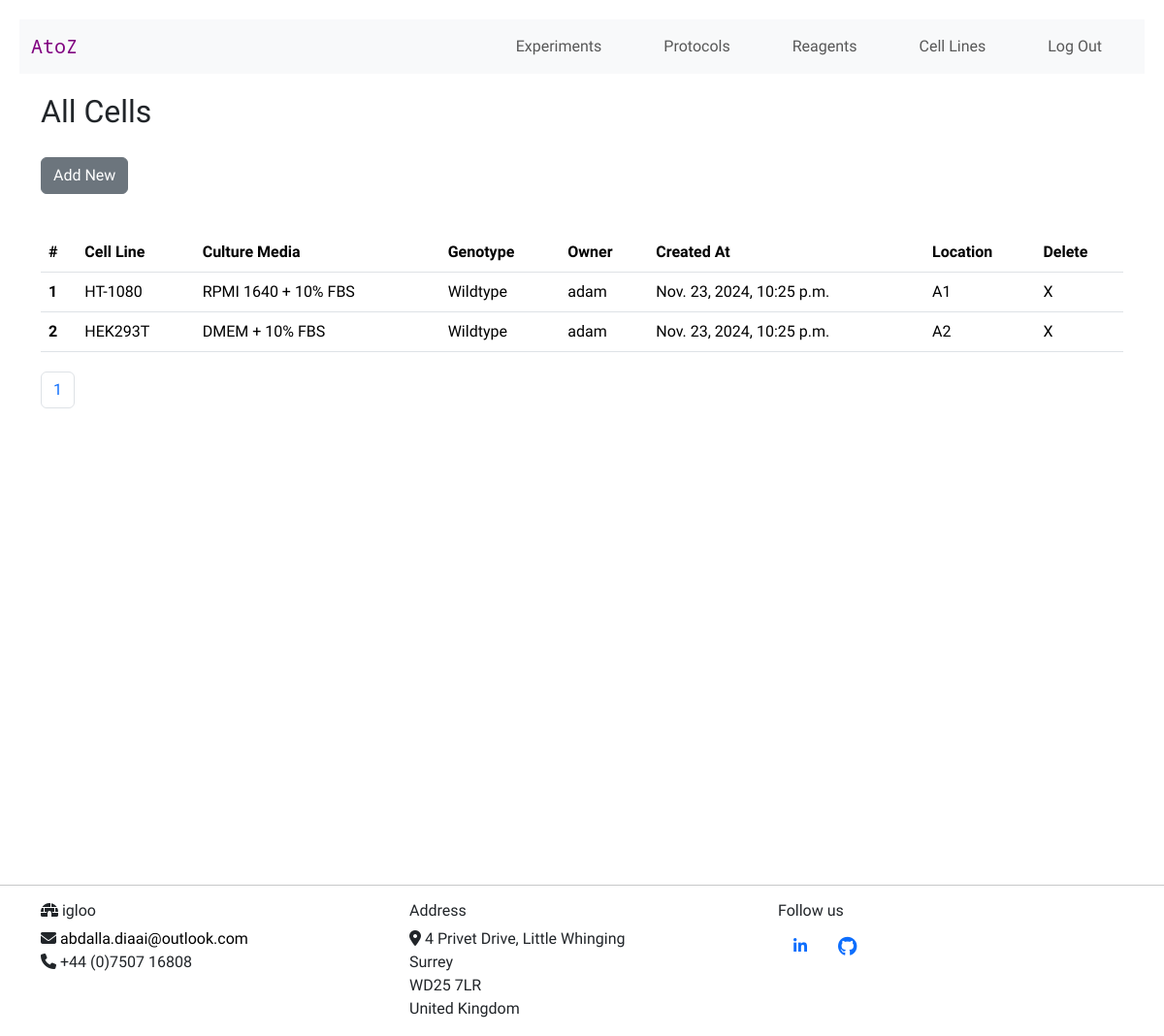
Page /view_cells (signed in) on the earlier database version.
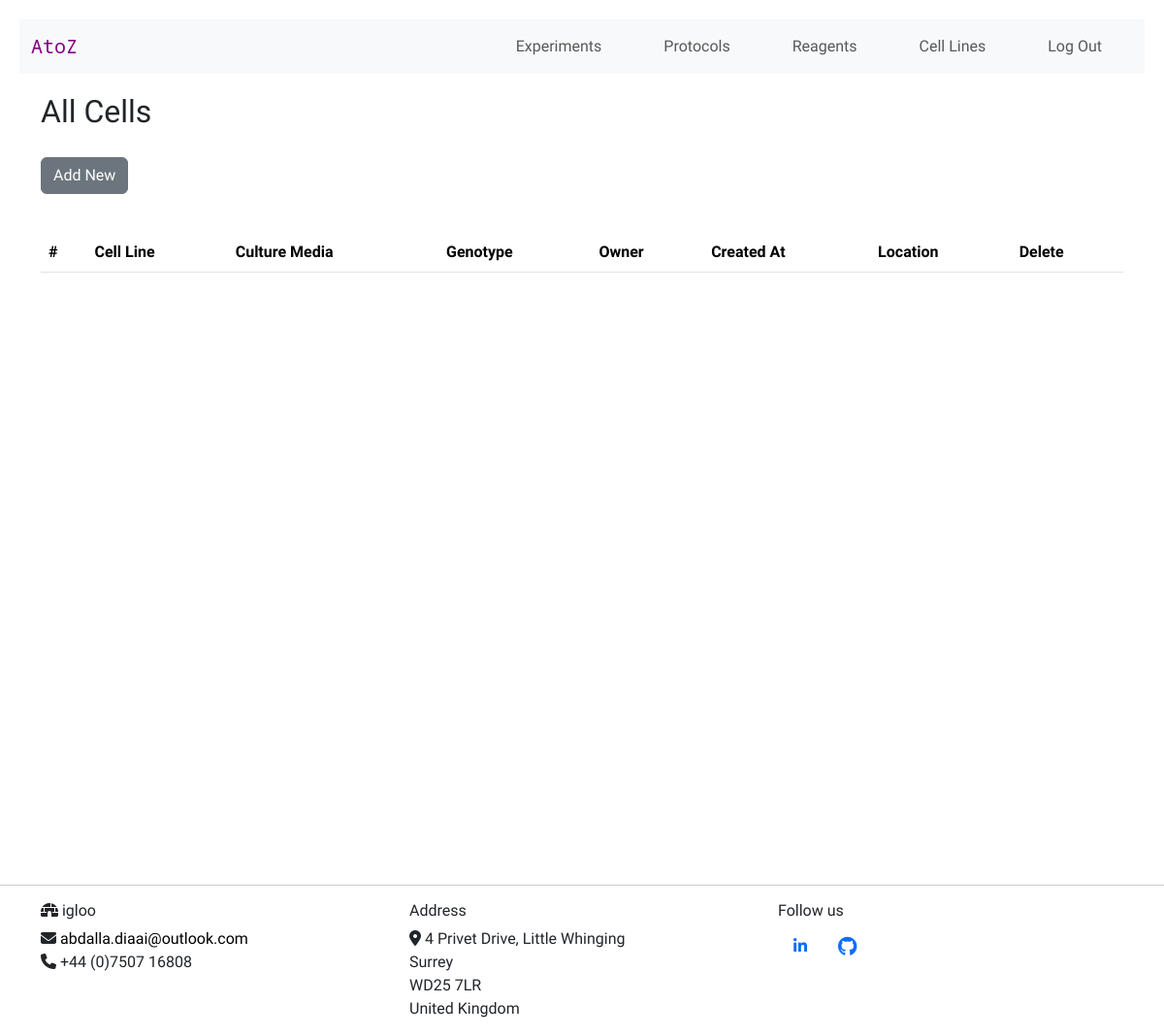
Same page on the later database version.
### reagents/models.py (models this page shows, shortened)
class TimeStampedModel(models.Model):
    created_at = models.DateTimeField(auto_now_add=True)
    updated_at = models.DateTimeField(auto_now=True)
    class Meta:
        abstract = True

class CellLine(TimeStampedModel):
    CHOICES = [("Wildtype", True), ("Modified", False)]
    created = TimeStampedModel.created_at
    cell_name = models.CharField(max_length=300, blank=True, null=True)
    media = models.CharField(max_length=300, blank=True, null=True)
    genotype = models.CharField(max_length=30, choices=CHOICES, default=True)
    owner = models.ForeignKey(settings.AUTH_USER_MODEL, on_delete=models.CASCADE, null=True)
    storage_position = models.CharField(max_length=10, blank=True, null=True)

class User(AbstractUser):
    pass

### reagents/views.py (the view)
# urls.py: path("view_cells", views.view_cells, name="view_cells"),
@login_required
def view_cells(request):
    cells = CellLine.objects.all()
    paginator = Paginator(cells, 10)
    page_number = request.GET.get("page")
    page_obj = paginator.get_page(page_number)
    return render(
        request,
        "reagents/cells.html",
        {"page_obj": page_obj, "paginator": paginator,
         "search_form": CellsSearch()
         }
    )

### reagents/templates/reagents/cells.html (shortened to what this page needs)
{% extends "reagents/layout.html" %}
{% load static %}
{% block body %}
<h2>All Cells</h2>
<a class="btn btn-secondary" href="{% url 'index' %}">Add New</a>
{% if user.is_authenticated %}
<div>
    <table id="table" class="table" id="table" data-toggle="table" data-search="true">
        <thead>
            <tr>
                <th scope="col">#</th>
                <th scope="col">Cell Line</th>
                <th scope="col">Culture Media</th>
                <th scope="col">Genotype</th>
                <th scope="col">Owner</th>
                <th scope="col">Created At</th>
                <th scope="col">Location</th>
                <th scope="col">Delete</th>
            </tr>
        </thead>
        <tbody>
            {% for cell in page_obj %}
            <tr>
                <th scope="row">{{ cell.id }}</th>
                <td>{{ cell.cell_name }}</td>
                <td>{{ cell.media }}</td>
                <td>{{ cell.genotype }}</td>
                <td>{{ cell.owner }}</td>
                <td> {{ cell.created }}</td>
                <td>{{ cell.storage_position }}</td>
                <td><a id="delete" href="{% url 'delete_cell' cell.id %}">X</a></td>
            </tr>
            {% endfor %}
        </tbody>
    </table>
</div>
{% if paginator.count > 0 %}
<nav aria-label="Page navigation example">
    <ul class="pagination">
        {% for page_number in paginator.page_range %}
        {% if page.obj.number == page_number %}
        <li class="page-item active"><a class="page-link" href="">{{ page_number }}</a></li>
        {% else %}
        <li class="page-item"><a class="page-link" href="?page={{ page_number }}">{{ page_number }}</a></li>
        {% endif %}
        {% endfor %}
    </ul>
</nav>
{% endif %}
{% endif %}
{% endblock %}

### reagents/templates/reagents/layout.html (shortened to what this page needs)
{% load static %}
<!DOCTYPE html>
<html lang="en">
<head>
    <link href="https://cdn.jsdelivr.net/npm/bootstrap@5.3.2/dist/css/bootstrap.min.css" rel="stylesheet"
>
    <link href="{% static 'reagents/styles.css' %}" rel="stylesheet">
    <link rel="stylesheet" href="{% static 'reagents/styles.css' %}">
    <link rel="stylesheet" href="https://cdn.jsdelivr.net/npm/bootstrap-table@1.23.5/dist/bootstrap-table.min.css">
</head>
<body>
    <nav class="navbar navbar-expand-lg bg-body-tertiary">
        <div class="container-fluid">
            <a class="navbar-brand" href="{% url 'index' %}">AtoZ</a>
            <div class="collapse navbar-collapse" id="navbarNav">
                <ul class="navbar-nav ms-auto mb-2 mb-lg-0">
                    {% if user.is_authenticated %}
                    <li class="nav-item px-4">
                        <a class="nav-link" href="{% url 'view_experiments' %}">Experiments</a>
                    </li>
                    <li class="nav-item px-4">
                        <a class="nav-link" href="{% url 'view_protocols' %}">Protocols</a>
                    </li>
                    <li class="nav-item px-4">
                        <a class="nav-link" href="{% url 'view_reagents' %}">Reagents</a>
                    </li>
                    <li class="nav-item px-4">
                        <a class="nav-link" href="{% url 'view_cells' %}">Cell Lines</a>
                    </li>
                    <li class="nav-item px-4">
                        <a class="nav-link" href="{% url 'logout' %}">Log Out</a>
                    </li>
                    {% endif %}
                </ul>
            </div>
        </div>
    </nav>
    <main>
        <div class="container">
            {% block body %}
            {% endblock %}
        </div>
    </main>
    <hr>
    <div class="container">
        <div class="row">
            <div class="col-lg-4 col-md-5 col-sm-12 footer-cols footer-heading">
                <h6><i class="fa-solid fa-igloo"></i> igloo</h6>
                <p id="contact-me">
                    <i class="fa-solid fa-envelope"></i> <a href="mailto:hello@tuxedo.com"
                        id="email">abdalla.diaai@outlook.com</a>
                    <br>
                    <i class="fa-solid fa-phone"></i> +44 (0)7507 16808
                </p>
            </div>
            <div class="col-lg-4 col-md-4 col-sm-12 d-none d-sm-block footer-cols">
                <div class="footer-heading">
                    <h6>Address</h6>
                </div>
                <address>
                    <i class="fa-solid fa-location-dot"></i> 4 Privet Drive, Little Whinging
                    <br>
                    Surrey
                    <br>
                    WD25 7LR
                    <br>
                    United Kingdom
                </address>
            </div>
            <div class="col-lg-4 col-md-3 col-sm-12 footer-cols">
                <div class="footer-heading">
                    <h6>Follow us</h6>
                </div>
                <ul class="nav" id="social-icons">
                    <li class="nav-item"><a href="https://www.linkedin.com/in/abdalla-diaai-mohamed-434096218/"
                            class="nav-link"><i class="fa-brands fa-linkedin-in"></i></a></li>
                    <li class="nav-item"><a href="https://github.com/abdalla-diaai" class="nav-link"><i
                                class="fa-brands fa-github fa-lg"></i></a></li>
                </ul>
            </div>
        </div>
    </div>
</body>
</html>

### reagents/static/reagents/styles.css (style rules this page uses)
main { position: relative; min-height: 100vh; }
.navbar { margin: 20px; }
.navbar-brand { font-family: "Noto Sans Mono", monospace; font-optical-sizing: auto; font-optical-sizing: auto; font-weight: 150; font-style: normal; font-variation-settings: "wdth" 100; color: purple; }
body { font-family: "Ubuntu", sans-serif; font-weight: 300; font-style: normal; }
a { text-decoration: none; color: black; }
.table { margin: 20px 0 20px 0 !important; }
.btn-secondary { margin: 20px 0 20px 0; }

Differences in the rows shown:
removed CellLine: id "1", cell_name "HT-1080", media "RPMI 1640 + 10% FBS", genotype "Wildtype", owner "adam", created "Nov. 23, 2024, 10:25 p.m.", storage_position "A1"
removed CellLine: id "2", cell_name "HEK293T", media "DMEM + 10% FBS", genotype "Wildtype", owner "adam", created "Nov. 23, 2024, 10:25 p.m.", storage_position "A2"
Other differences:
list line gone: "1"
